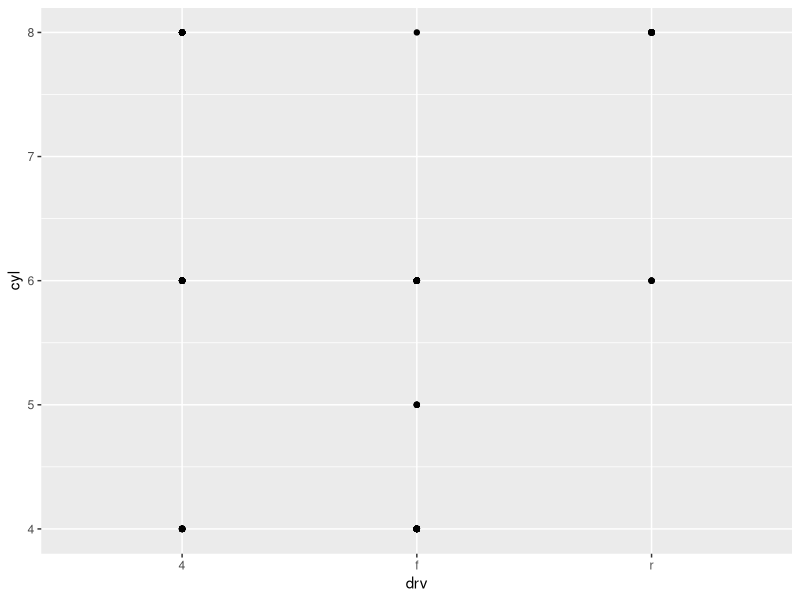

R code for this plot:
## ---- chunk 1
#| include: false

library(knitr)
library(rmarkdown)
library(tidyverse)
library(skimr)
## ---- chunk 2
ggplot(data = mpg) + 
  geom_point(mapping = aes(x = drv, y = cyl))
